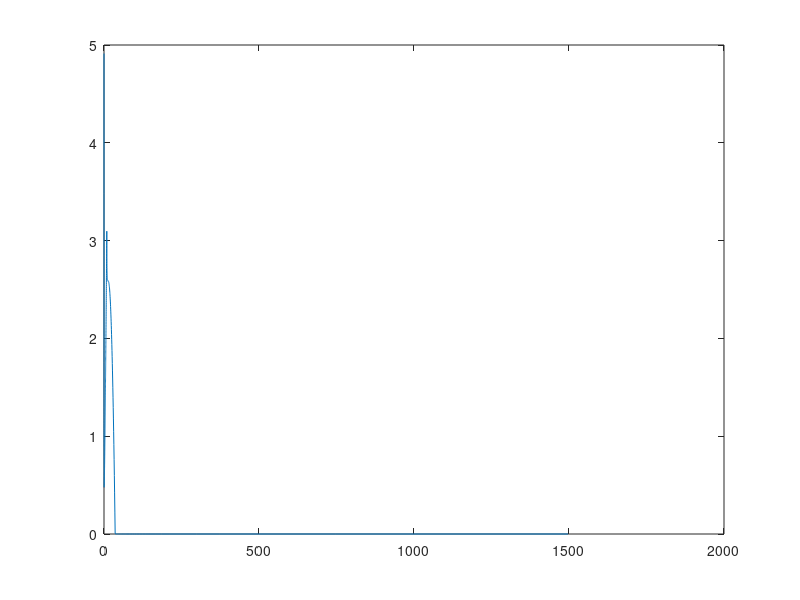

Write the MATLAB code that produced this figure. (Note: this script raises an error after producing the figure.)
E = linspace(0,1,1000);

nu = 1;

F = 3 * 2 * nu^6;
G = sqrt(E ./ (F .* (1 - E)));
H = 1 ./ (2 * (1 - E) .* sqrt(3 .* E .* F .* (1-E)));

Fd = 3 / 2 * E ./ (1 - E);

p = zeros(size(E));

sel = E < F ./ (1 + F);
p(sel) = H(sel) * log(2 + sqrt(3));

sel = (E > F ./ (1 + F)) & (E < 4 * F ./ (1 + 4 * F));
p(sel) = H(sel) .* log((2 + sqrt(3)) ./ (G(sel) + sqrt(G(sel).^2 - 1)));

plot(Fd,p)

%% 

nu = 2;

n = 10000;

x = rand(n);
z = rand(n);

nud = (1 + 3 * x.^2) .* z.^2 .* nu;

E = 1 ./ (1 + nud);

histogram(nud);

%%
f = linspace(0,4,1000);

p = (log(2 + sqrt(3)) - heaviside(f - 1) .* log(sqrt(f) + sqrt(f-1))) ./ (2 * sqrt(3 * f));
plot(f,p)

%%


G = 1.2;
x = linspace(0,1,1000);
z = G ./ sqrt(1 + 3 * x.^2);
plot(x,z);
ylim([0,1])


%%

x = linspace(0,10,1000);
y = 1./sqrt(x) .* erf(sqrt(x));
plot(x,y)

%% 

x = linspace(1,4,1000);
y = -log(sqrt(x)-sqrt(x-1))./sqrt(x);
plot(x,y)